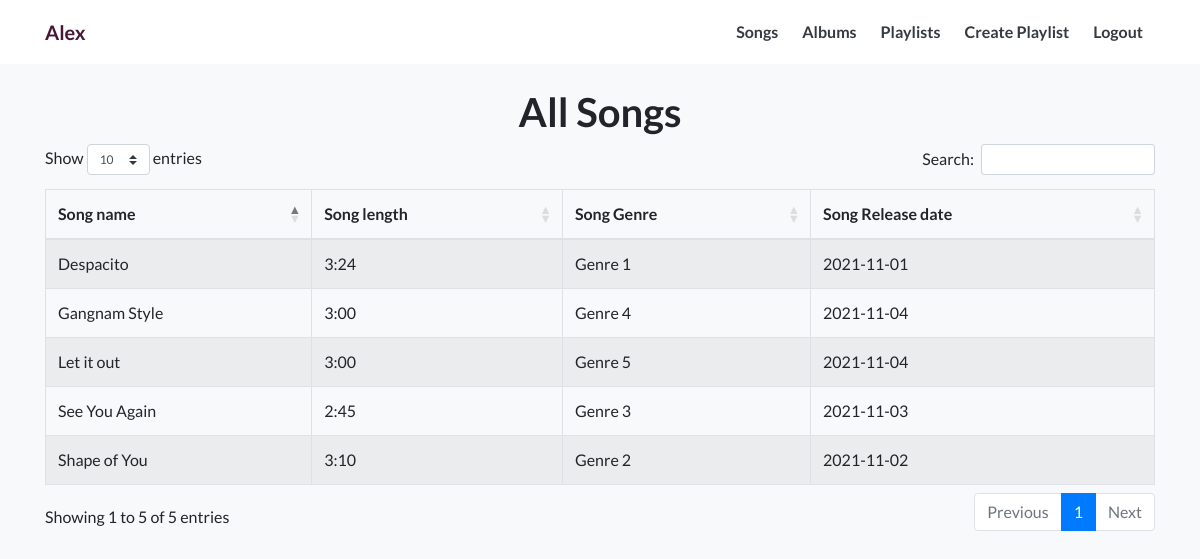
Page /Music/index.php (signed in) on the committed database.
### tables this page shows
CREATE TABLE `songs` (
  `song_id` int(11) NOT NULL,
  `name` varchar(255) NOT NULL,
  `length` varchar(255) NOT NULL,
  `genre` varchar(255) NOT NULL,
  `release_date` date NOT NULL
);

### Music/class/database.php (called while the page is built, shortened)
<?php
class database
{
    private $hostname = "localhost";
    private $username = "root";
    private $password = "";
    private $dbname = "Music";
    public function connection()
    {
        $this->link = mysqli_connect($this->hostname, $this->username, $this->password, $this->dbname);
    }
}

### Music/index.php (the view, shortened to what this page needs)
<?php
include('./class/database.php');
class index extends database
{
    public function indexFunction()
    {
        $sql = "SELECT * from songs";
        $res = mysqli_query($this->link, $sql);
        if (mysqli_num_rows($res) > 0) {
            return $res;
        } else {
            return false;
        }
    }
}
$obj = new index;
$objData = $obj->indexFunction();
?>
<!DOCTYPE html>
<html lang="en">
<head>
    <?php include('layout/style.php'); ?>
    <link rel="stylesheet" href="https://cdn.datatables.net/1.11.3/css/dataTables.bootstrap4.min.css">
    <link rel="stylesheet" href="https://cdn.datatables.net/responsive/2.2.7/css/responsive.dataTables.min.css">
    <link rel="stylesheet" href="https://cdn.datatables.net/buttons/2.0.1/css/buttons.dataTables.min.css">
</head>
<body class="bg-light">
    <?php include('layout/navbar.php'); ?>
    <div class="container">
        <h1 class="font-weight-bold text-center mt-4">All Songs</h1>
        <div class="table-responsive">
            <table id="example" class="table table-striped table-bordered" style="width:100%">
                <thead>
                    <tr>
                        <th>Song name</th>
                        <th>Song length</th>
                        <th>Song Genre</th>
                        <th>Song Release date</th>
                    </tr>
                </thead>
                <tbody>
                    <?php if ($objData) { ?>
                    <?php while ($row = mysqli_fetch_assoc($objData)) { ?>
                    <tr>
                        <td><?php echo $row['name']; ?></td>
                        <td><?php echo $row['length']; ?></td>
                        <td><?php echo $row['genre']; ?></td>
                        <td><?php echo $row['release_date']; ?></td>
                    </tr>
                    <?php } ?>
                    <?php } ?>
                </tbody>
            </table>
        </div>
    </div>
</body>
</html>

### Music/css/style.css (style rules this page uses)
* { margin: 0; padding: 0; outline: 0; }
body { font-family: 'Raleway', sans-serif; }

### Music/index.php (style rules this page uses)
table.dataTable { border-collapse: collapse !important; }
body { font-family: 'Lato', sans-serif; }

### rows in the picture
songs: name "Despacito", length "3:24", genre "Genre 1", release_date "2021-11-01"
songs: name "Shape of You", length "3:10", genre "Genre 2", release_date "2021-11-02"
songs: name "See You Again", length "2:45", genre "Genre 3", release_date "2021-11-03"
songs: name "Gangnam Style", length "3:00", genre "Genre 4", release_date "2021-11-04"
songs: name "Let it out", length "3:00", genre "Genre 5", release_date "2021-11-04"

### other values in the picture
$_SESSION['name'] "Alex"
